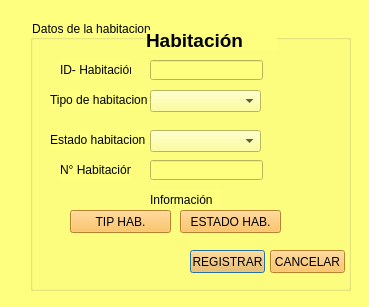
<?xml version="1.0" encoding="UTF-8"?>
<ui version="4.0">
 <class>gui_habitacion</class>
 <widget class="QDialog" name="gui_habitacion">
  <property name="geometry">
   <rect>
    <x>0</x>
    <y>0</y>
    <width>369</width>
    <height>307</height>
   </rect>
  </property>
  <property name="windowTitle">
   <string>Dialog</string>
  </property>
  <property name="styleSheet">
   <string notr="true">background-color: rgb(255, 255, 127);</string>
  </property>
  <widget class="QGroupBox" name="groupBox">
   <property name="geometry">
    <rect>
     <x>30</x>
     <y>20</y>
     <width>321</width>
     <height>271</height>
    </rect>
   </property>
   <property name="styleSheet">
    <string notr="true">background-color: rgb(255, 255, 127);</string>
   </property>
   <property name="title">
    <string>Datos de la habitacion</string>
   </property>
   <widget class="QPushButton" name="pushButton_3">
    <property name="geometry">
     <rect>
      <x>160</x>
      <y>230</y>
      <width>75</width>
      <height>23</height>
     </rect>
    </property>
    <property name="styleSheet">
     <string notr="true">background-color: rgb(255, 184, 62);</string>
    </property>
    <property name="text">
     <string>REGISTRAR</string>
    </property>
   </widget>
   <widget class="QPushButton" name="pushButton_4">
    <property name="geometry">
     <rect>
      <x>240</x>
      <y>230</y>
      <width>75</width>
      <height>23</height>
     </rect>
    </property>
    <property name="styleSheet">
     <string notr="true">background-color: rgb(255, 184, 62);</string>
    </property>
    <property name="text">
     <string>CANCELAR</string>
    </property>
   </widget>
   <widget class="QLabel" name="label_2">
    <property name="geometry">
     <rect>
      <x>116</x>
      <y>10</y>
      <width>131</width>
      <height>20</height>
     </rect>
    </property>
    <property name="font">
     <font>
      <pointsize>14</pointsize>
      <weight>75</weight>
      <bold>true</bold>
     </font>
    </property>
    <property name="text">
     <string>Habitación</string>
    </property>
   </widget>
   <widget class="QPushButton" name="pushButton_2">
    <property name="geometry">
     <rect>
      <x>150</x>
      <y>190</y>
      <width>101</width>
      <height>23</height>
     </rect>
    </property>
    <property name="styleSheet">
     <string notr="true">background-color: rgb(255, 184, 62);</string>
    </property>
    <property name="text">
     <string>ESTADO HAB.</string>
    </property>
   </widget>
   <widget class="QLineEdit" name="lineEdit_3">
    <property name="geometry">
     <rect>
      <x>120</x>
      <y>140</y>
      <width>113</width>
      <height>20</height>
     </rect>
    </property>
   </widget>
   <widget class="QLineEdit" name="lineEdit_2">
    <property name="geometry">
     <rect>
      <x>120</x>
      <y>40</y>
      <width>113</width>
      <height>20</height>
     </rect>
    </property>
    <property name="readOnly">
     <bool>true</bool>
    </property>
   </widget>
   <widget class="QLabel" name="label">
    <property name="geometry">
     <rect>
      <x>30</x>
      <y>40</y>
      <width>71</width>
      <height>20</height>
     </rect>
    </property>
    <property name="text">
     <string>ID- Habitación</string>
    </property>
   </widget>
   <widget class="QLabel" name="label_3">
    <property name="geometry">
     <rect>
      <x>30</x>
      <y>140</y>
      <width>71</width>
      <height>20</height>
     </rect>
    </property>
    <property name="text">
     <string>N° Habitación</string>
    </property>
   </widget>
   <widget class="QLabel" name="label_5">
    <property name="geometry">
     <rect>
      <x>120</x>
      <y>170</y>
      <width>71</width>
      <height>20</height>
     </rect>
    </property>
    <property name="text">
     <string>Información</string>
    </property>
   </widget>
   <widget class="QPushButton" name="pushButton">
    <property name="geometry">
     <rect>
      <x>40</x>
      <y>190</y>
      <width>101</width>
      <height>23</height>
     </rect>
    </property>
    <property name="styleSheet">
     <string notr="true">background-color: rgb(255, 184, 62);</string>
    </property>
    <property name="text">
     <string>TIP HAB.</string>
    </property>
   </widget>
   <widget class="QLabel" name="label_6">
    <property name="geometry">
     <rect>
      <x>20</x>
      <y>70</y>
      <width>101</width>
      <height>20</height>
     </rect>
    </property>
    <property name="text">
     <string>Tipo de habitacion</string>
    </property>
   </widget>
   <widget class="QLabel" name="label_4">
    <property name="geometry">
     <rect>
      <x>20</x>
      <y>110</y>
      <width>101</width>
      <height>20</height>
     </rect>
    </property>
    <property name="text">
     <string>Estado habitacion</string>
    </property>
   </widget>
   <widget class="QComboBox" name="comboBox">
    <property name="geometry">
     <rect>
      <x>120</x>
      <y>70</y>
      <width>111</width>
      <height>22</height>
     </rect>
    </property>
    <property name="styleSheet">
     <string notr="true"/>
    </property>
   </widget>
   <widget class="QComboBox" name="comboBox_2">
    <property name="geometry">
     <rect>
      <x>120</x>
      <y>110</y>
      <width>111</width>
      <height>22</height>
     </rect>
    </property>
    <property name="styleSheet">
     <string notr="true"/>
    </property>
   </widget>
  </widget>
 </widget>
 <resources/>
 <connections/>
</ui>
